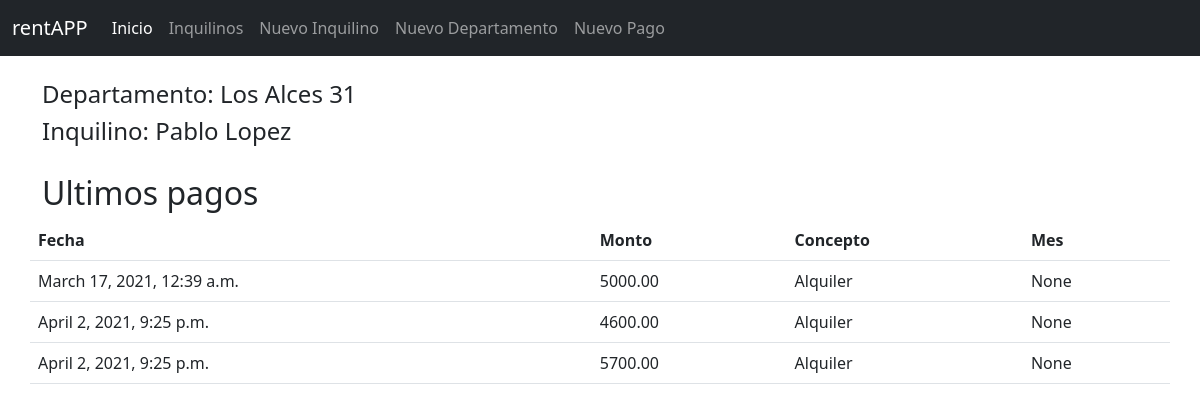
Page /departamento/3/ on the committed database.
### cuentas/models.py (models this page shows, shortened)
class Departamento(models.Model):
    nombre = models.CharField(max_length=50, default='')
    direccion = models.CharField(max_length=200, default='')
    piso = models.CharField(max_length=10, default=0, null=True)
    numero = models.CharField(max_length=10, default=0, null=True)
    provincia = models.ForeignKey(Provincia, on_delete= models.PROTECT, null=True)
    localidad = models.ForeignKey(Localidad, on_delete= models.PROTECT, null=True)

class Inquilino(models.Model):
    dni= models.IntegerField()
    nombre = models.CharField(max_length=50, null=True)
    apellido = models.CharField(max_length=50, null=True)
    email = models.EmailField()
    celular = models.DecimalField(max_digits=15, decimal_places=0, default=0)
    departamento = models.ForeignKey(Departamento, on_delete= models.PROTECT, null=True)
    def __str__(self):
        return "{} {}".format(self.nombre, self.apellido)

class Pagos(models.Model):
    numero= models.CharField(max_length=15)
    inquilino = models.ForeignKey(Inquilino, on_delete=models.PROTECT, null=True)
    fecha= models.DateTimeField(auto_now_add=True)
    monto= models.DecimalField(max_digits=8, decimal_places=2, default=0)
    pago_mes= models.CharField(max_length=20, null=True)
    concepto = models.CharField(max_length=20, default='Alquiler')
    nota= models.CharField(max_length=50, null=True)

### cuentas/views.py (the view)
# urls.py: path('departamento/<str:pk>/',views.departamento, name="departamento"),
def departamento(request, pk):
    departamento = Departamento.objects.get(id=pk)
    inq = Inquilino.objects.get(id=pk)
    pago = inq.pagos_set.all()
    context = {'departamento': departamento, 'inq': inq, 'pago': pago}
    return render(request, 'cuentas/departamento.html', context)

### cuentas/templates/cuentas/departamento.html
{% extends 'cuentas/main.html' %}
{% block content %}
    <br>
    <div class="container">
        <div class="row">
            <h4>Departamento: {{departamento.direccion}}</h4>
            <h4>Inquilino: {{inq}}</h4>
            <h2 style="margin-top: 20px;">Ultimos pagos</h2>
        </div>
        <div class="row">
            <table class="table">
                <tr>
                    <th>Fecha</th>
                    <th>Monto</th>
                    <th>Concepto</th>
                    <th>Mes</th>
                </tr>
                {% for p in pago %}
                    <tr>
                        <td>{{p.fecha}}</td>
                        <td>{{p.monto}}</td>
                        <td>{{p.concepto}}</td>
                        <td>{{p.pago_mes}}</td>
                    </tr>
                {% endfor %}
            </table>
        </div>
    </div>
{% endblock %}

### rows in the picture
Departamento: direccion "Los Alces 31"
Inquilino: nombre+apellido "Pablo Lopez"
Pagos: fecha "March 17, 2021, 12:39 a.m.", monto "5000.00", concepto "Alquiler", pago_mes "None"
Pagos: fecha "April 2, 2021, 9:25 p.m.", monto "4600.00", concepto "Alquiler", pago_mes "None"
Pagos: fecha "April 2, 2021, 9:25 p.m.", monto "5700.00", concepto "Alquiler", pago_mes "None"
